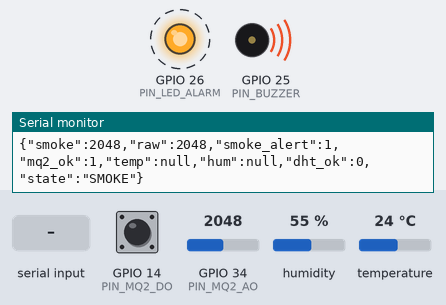
Bench run of a sketch on a simulated ESP32. Parts: output pins drawn as LEDs (lit = HIGH), buzzer (waves = sounding), the last lines printed to the serial monitor. Dashed ring = blinking. The test bench sets the inputs (shaded band); at power-on: GPIO 34 (PIN_MQ2_AO) = 2048, GPIO 14 (PIN_MQ2_DO) HIGH, humidity 55 %, temperature 24 °C.

Above: at 1.17 s.
1.4 s: "ALERT:FIRE\n" received over Serial
At 1.75 s:
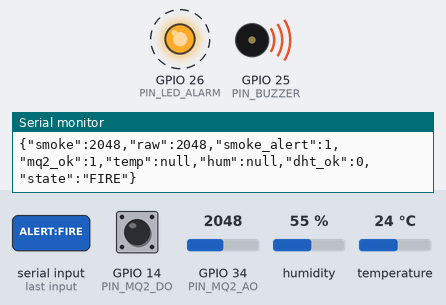
4.9 s: "ALERT:GUN\n" received over Serial
At 5.39 s:
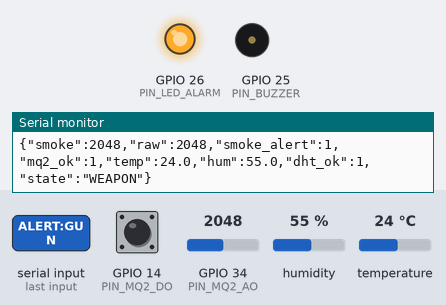
8.4 s: "ALERT:SMOKE\n" received over Serial
At 8.46 s:
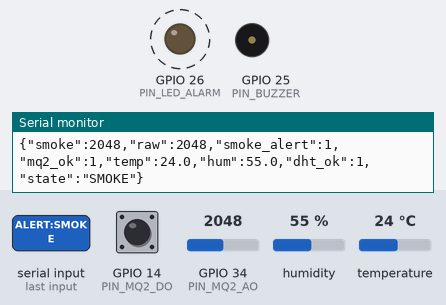
11.9 s: GPIO 34 (PIN_MQ2_AO) set to 1837
15.4 s: GPIO 34 (PIN_MQ2_AO) set to 1799
At 15.4 s:
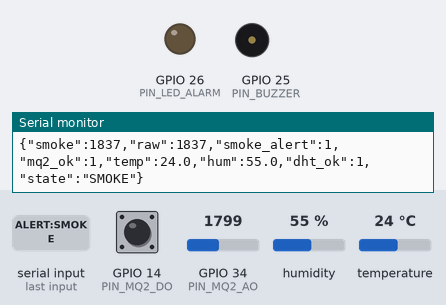
17.4 s: GPIO 14 (PIN_MQ2_DO) pulled LOW for 1 s
At 17.46 s:
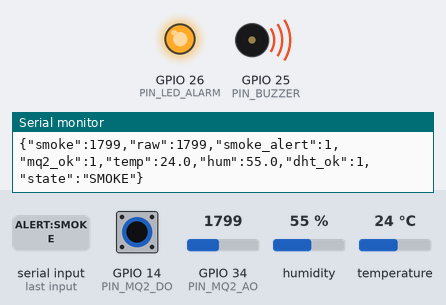
Timing chart, 0 to 20.4 s (numbered marks = the images above; inputs shaded):
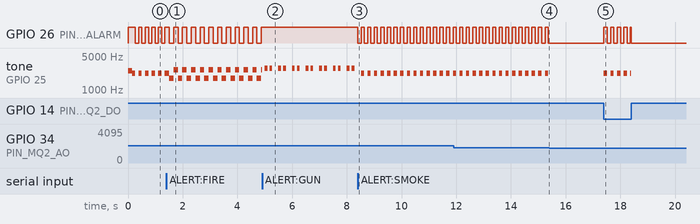

Measured:
- the behaviour switches between 1800 and 1799 on GPIO 34 (PIN_MQ2_AO) (found by bisection; images 3 and 4)
- after the input at 1.4 s, GPIO 26 (PIN_LED_ALARM): alternates HIGH for 0.16 s and LOW for 0.16 s, starting after 0.11 s; tone on GPIO 25 (PIN_BUZZER): alternates 2600 Hz for 0.16 s and 1750 Hz for 0.16 s, starting after 0.11 s
- after the input at 4.9 s, GPIO 26 (PIN_LED_ALARM): stops changing and stays HIGH
- after the input at 8.4 s, GPIO 26 (PIN_LED_ALARM): alternates HIGH for 0.12 s and LOW for 0.12 s, starting at once
- after the input at 15.4 s, GPIO 26 (PIN_LED_ALARM): stops changing and stays LOW; tone on GPIO 25 (PIN_BUZZER): stops changing and stays silent
- after the input at 17.4 s, GPIO 26 (PIN_LED_ALARM): goes 4 × (HIGH 0.12 s, LOW 0.12 s), HIGH 0.03 s, then LOW, starting at once; tone on GPIO 25 (PIN_BUZZER): goes 4 × (2200 Hz 0.12 s, silent 0.12 s), 2200 Hz 0.03 s, then silent, starting at once
- by itself, GPIO 26 (PIN_LED_ALARM): alternates HIGH for 0.12 s and LOW for 0.12 s
- by itself, tone on GPIO 25 (PIN_BUZZER): repeats every 0.24 s: 2200 Hz 0.12 s, silent 0.12 s

The sketch:

esp32_firmware.ino
```cpp
/*
 * =====================================================================================
 * ESP32 DevKit V1 (30-Pin USB-C) - Multi-Threat Sensory Node
 * Integrates: Buzzer (Active or Passive), DHT22/DHT11, and MQ-2
 * =====================================================================================
 *
 * BREADBOARD PINOUT (RIGHT COLUMN CONFIGURATION):
 * Oriented with USB-C connector at the TOP:
 *
 *   - Pin 1 (Right):  VIN (5V power from USB) ---> MQ-2 VCC (for heater)
 *   - Pin 2 (Right):  GND                 ---> Breadboard Blue (-) Ground Rail
 *   - Pin 5 (Right):  D14                 <--- MQ-2 DO (Digital Output)
 *   - Pin 6 (Right):  D27                 <--- DHT Sensor DATA line
 *   - Pin 7 (Right):  D26                 ---> Red Alarm LED (+) [Optional]
 *   - Pin 8 (Right):  D25                 ---> Buzzer I/O or (+) Pin
 *   - Pin 12 (Right): D34                 <--- MQ-2 AO (Analog Output)
 *   - Pin 1 (Left):   3V3                 ---> Breadboard Red (+) Rail (for DHT & Buzzer VCC)
 * =====================================================================================
 */

#include <Arduino.h>
#include <DHT.h>

// =====================================================================================
// PIN DEFINITIONS
// =====================================================================================

const int PIN_MQ2_AO    = 34; // Pin 12 (Right) - MQ-2 Analog
const int PIN_MQ2_DO    = 14; // Pin 5  (Right) - MQ-2 Digital
const int PIN_DHT       = 27; // Pin 6  (Right) - DHT Data Line
const int PIN_BUZZER    = 25; // Pin 8  (Right) - Buzzer I/O
const int PIN_LED_ALARM = 26; // Pin 7  (Right) - Red LED (Optional)

// DHT Sensor Setup (Change to DHT11 if your sensor is blue)
#define DHTTYPE DHT22
DHT dht(PIN_DHT, DHTTYPE);

// Thresholds
int smokeAnalogThreshold = 1800;
const float HEAT_THRESHOLD_C = 48.0;

// Non-blocking intervals
const unsigned long TELEMETRY_INTERVAL_MS = 150;
const unsigned long DHT_SAMPLE_INTERVAL_MS = 2000;

enum AlertState {
  STATE_NORMAL,
  STATE_FIRE,
  STATE_WEAPON,
  STATE_SMOKE,
  STATE_HEAT
};

AlertState currentAlertState = STATE_NORMAL;

// Environmental variables
float currentTemperature = -999.0;
float currentHumidity = -999.0;
bool dhtConnected = false;

// Smoke variables
float smoothedSmokeValue = 0.0;
const float EMA_ALPHA = 0.15;
bool standaloneSmokeAlert = false;
bool mq2Connected = false;

// Non-blocking timers
unsigned long lastTelemetryTime = 0;
unsigned long lastDhtSampleTime = 0;
unsigned long lastBuzzerToggleTime = 0;
bool buzzerPhase = false;

// =====================================================================================
// BUZZER AUDIO FREQUENCY DRIVER (WORKS WITH PASSIVE & ACTIVE BUZZERS)
// =====================================================================================

void soundBuzzer(bool enable, int frequencyHz = 2200) {
  if (enable) {
    // Generate audible frequency tone (essential for passive buzzers!)
    tone(PIN_BUZZER, frequencyHz);
  } else {
    noTone(PIN_BUZZER);
    digitalWrite(PIN_BUZZER, LOW);
  }
}

// =====================================================================================
// COMMAND PROCESSING (FROM PYTHON)
// =====================================================================================

void processIncomingCommand(String cmd) {
  cmd.trim();
  cmd.toUpperCase();

  if (cmd == "ALERT:FIRE") {
    currentAlertState = STATE_FIRE;
  } else if (cmd == "ALERT:GUN" || cmd == "ALERT:KNIFE" || cmd == "ALERT:WEAPON") {
    currentAlertState = STATE_WEAPON;
  } else if (cmd == "ALERT:SMOKE") {
    currentAlertState = STATE_SMOKE;
  } else if (cmd == "ALERT:HEAT") {
    currentAlertState = STATE_HEAT;
  } else if (cmd == "ALERT:CLEAR" || cmd == "ALERT:NORMAL") {
    currentAlertState = STATE_NORMAL;
    soundBuzzer(false);
    digitalWrite(PIN_LED_ALARM, LOW);
  } else if (cmd.startsWith("THRESHOLD:")) {
    int val = cmd.substring(10).toInt();
    if (val > 100 && val < 4000) {
      smokeAnalogThreshold = val;
    }
  }
}

// =====================================================================================
// SETUP
// =====================================================================================

void setup() {
  Serial.begin(115200);

  pinMode(PIN_MQ2_AO, INPUT);
  pinMode(PIN_MQ2_DO, INPUT_PULLUP);
  pinMode(PIN_BUZZER, OUTPUT);
  pinMode(PIN_LED_ALARM, OUTPUT);

  digitalWrite(PIN_LED_ALARM, LOW);
  soundBuzzer(false);

  dht.begin();

  int rawInit = analogRead(PIN_MQ2_AO);
  smoothedSmokeValue = (float)rawInit;

  // Startup confirmation chirp (Audible 2500Hz tone)
  soundBuzzer(true, 2500);
  digitalWrite(PIN_LED_ALARM, HIGH);
  delay(150);
  soundBuzzer(false);
  digitalWrite(PIN_LED_ALARM, LOW);

  Serial.println(F("{\"status\":\"ESP32_READY\",\"version\":\"2.0\"}"));
}

// =====================================================================================
// MAIN LOOP
// =====================================================================================

void loop() {
  unsigned long currentMillis = millis();

  // -------------------------------------------------------------------
  // 1. SAMPLE MQ-2 SENSOR
  // -------------------------------------------------------------------
  int rawSmoke = analogRead(PIN_MQ2_AO);
  mq2Connected = (rawSmoke > 20 && rawSmoke < 4090);

  smoothedSmokeValue = (EMA_ALPHA * rawSmoke) + ((1.0 - EMA_ALPHA) * smoothedSmokeValue);

  bool digitalSmokeTrigger = (digitalRead(PIN_MQ2_DO) == LOW);
  bool analogSmokeTrigger = (smoothedSmokeValue >= smokeAnalogThreshold);
  standaloneSmokeAlert = (digitalSmokeTrigger || analogSmokeTrigger) && mq2Connected;

  // -------------------------------------------------------------------
  // 2. SAMPLE DHT SENSOR (EVERY 2 SECONDS)
  // -------------------------------------------------------------------
  if (currentMillis - lastDhtSampleTime >= DHT_SAMPLE_INTERVAL_MS) {
    lastDhtSampleTime = currentMillis;

    float t = dht.readTemperature();
    float h = dht.readHumidity();

    if (isnan(t) || isnan(h) || t < -40.0 || t > 125.0) {
      dhtConnected = false;
      currentTemperature = -999.0;
      currentHumidity = -999.0;
    } else {
      dhtConnected = true;
      currentTemperature = t;
      currentHumidity = h;
    }
  }

  // -------------------------------------------------------------------
  // 3. STANDALONE LOCAL HAZARD TRIGGERS
  // -------------------------------------------------------------------
  bool standaloneHeatAlert = dhtConnected && (currentTemperature >= HEAT_THRESHOLD_C);

  if (currentAlertState == STATE_NORMAL) {
    if (standaloneSmokeAlert) {
      currentAlertState = STATE_SMOKE;
    } else if (standaloneHeatAlert) {
      currentAlertState = STATE_HEAT;
    }
  } else if (currentAlertState == STATE_SMOKE && !standaloneSmokeAlert) {
    currentAlertState = STATE_NORMAL;
    soundBuzzer(false);
  } else if (currentAlertState == STATE_HEAT && !standaloneHeatAlert) {
    currentAlertState = STATE_NORMAL;
    soundBuzzer(false);
  }

  // -------------------------------------------------------------------
  // 4. PROCESS PYTHON COMMANDS
  // -------------------------------------------------------------------
  while (Serial.available() > 0) {
    String line = Serial.readStringUntil('\n');
    processIncomingCommand(line);
  }

  // -------------------------------------------------------------------
  // 5. DRIVE AUDIBLE SIRENS & LEDS (POLICE/FIRE EMERGENCY TONES)
  // -------------------------------------------------------------------
  switch (currentAlertState) {

    case STATE_FIRE:
      // TWO-TONE EMERGENCY SIREN (1800Hz <---> 2600Hz high-low alternating)
      if (currentMillis - lastBuzzerToggleTime >= 160) {
        lastBuzzerToggleTime = currentMillis;
        buzzerPhase = !buzzerPhase;
        if (buzzerPhase) {
          soundBuzzer(true, 2600); // High pitch
          digitalWrite(PIN_LED_ALARM, HIGH);
        } else {
          soundBuzzer(true, 1750); // Low pitch
          digitalWrite(PIN_LED_ALARM, LOW);
        }
      }
      break;

    case STATE_SMOKE:
    case STATE_HEAT:
      // RAPID PULSE ALARM (2200Hz, 120ms on, 120ms off)
      if (currentMillis - lastBuzzerToggleTime >= 120) {
        lastBuzzerToggleTime = currentMillis;
        buzzerPhase = !buzzerPhase;
        soundBuzzer(buzzerPhase, 2200);
        digitalWrite(PIN_LED_ALARM, buzzerPhase ? HIGH : LOW);
      }
      break;

    case STATE_WEAPON:
      // TACTICAL WEAPON ALERT (High-pitch 2800Hz double-chirp every 500ms)
      digitalWrite(PIN_LED_ALARM, HIGH);
      {
        unsigned long cycle = currentMillis % 500;
        if (cycle < 100 || (cycle >= 180 && cycle < 280)) {
          soundBuzzer(true, 2800);
        } else {
          soundBuzzer(false);
        }
      }
      break;

    case STATE_NORMAL:
    default:
      soundBuzzer(false);
      digitalWrite(PIN_LED_ALARM, LOW);
      break;
  }

  // -------------------------------------------------------------------
  // 6. STREAM JSON TELEMETRY TO PYTHON
  // -------------------------------------------------------------------
  if (currentMillis - lastTelemetryTime >= TELEMETRY_INTERVAL_MS) {
    lastTelemetryTime = currentMillis;

    const char* stateStr = "NORMAL";
    if (currentAlertState == STATE_FIRE) stateStr = "FIRE";
    else if (currentAlertState == STATE_WEAPON) stateStr = "WEAPON";
    else if (currentAlertState == STATE_SMOKE) stateStr = "SMOKE";
    else if (currentAlertState == STATE_HEAT) stateStr = "HEAT";

    Serial.print(F("{\"smoke\":"));
    Serial.print((int)smoothedSmokeValue);
    Serial.print(F(",\"raw\":"));
    Serial.print(rawSmoke);
    Serial.print(F(",\"smoke_alert\":"));
    Serial.print(standaloneSmokeAlert ? 1 : 0);
    Serial.print(F(",\"mq2_ok\":"));
    Serial.print(mq2Connected ? 1 : 0);

    Serial.print(F(",\"temp\":"));
    if (dhtConnected) Serial.print(currentTemperature, 1);
    else Serial.print(F("null"));

    Serial.print(F(",\"hum\":"));
    if (dhtConnected) Serial.print(currentHumidity, 1);
    else Serial.print(F("null"));

    Serial.print(F(",\"dht_ok\":"));
    Serial.print(dhtConnected ? 1 : 0);

    Serial.print(F(",\"state\":\""));
    Serial.print(stateStr);
    Serial.println(F("\"}"));
  }
}
```
